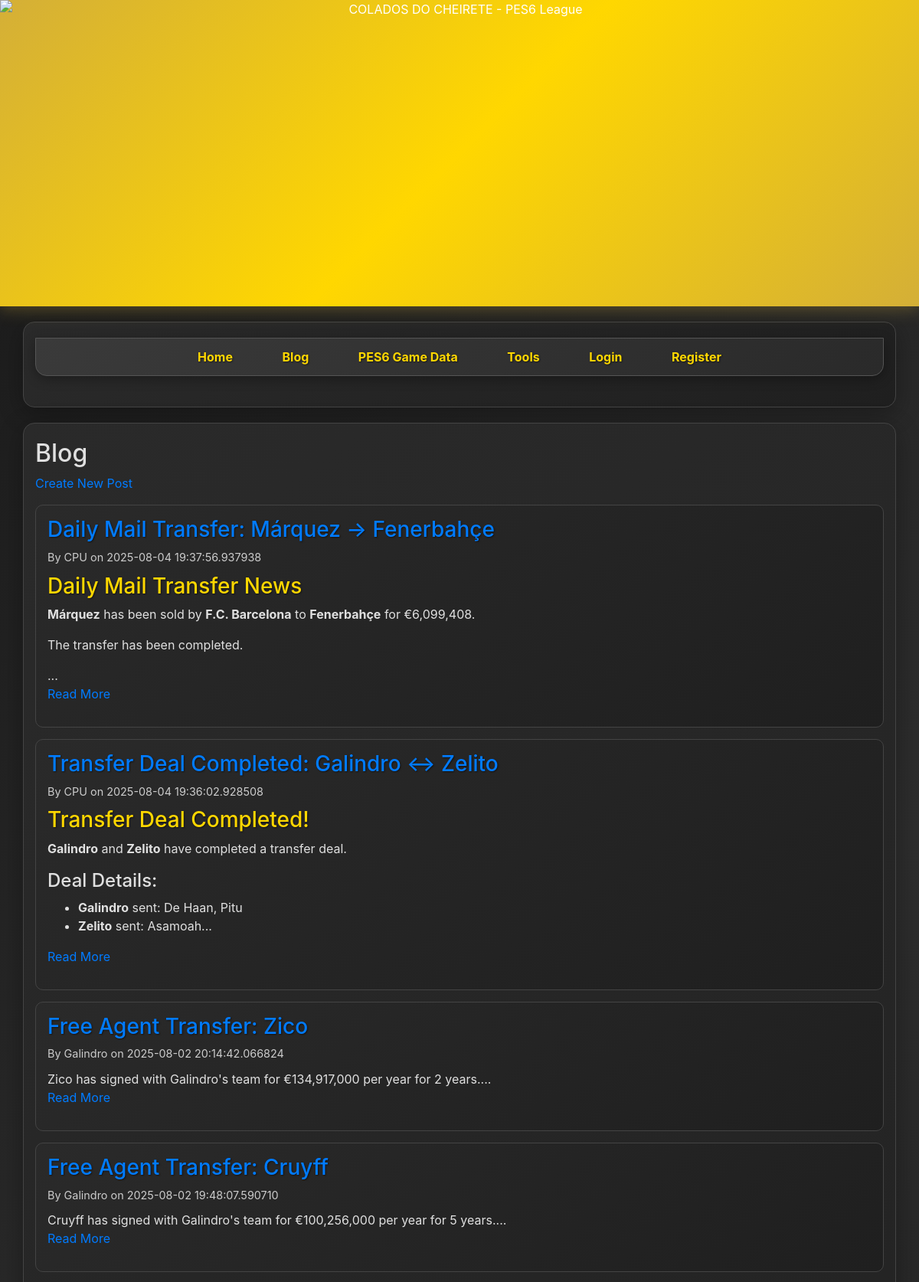
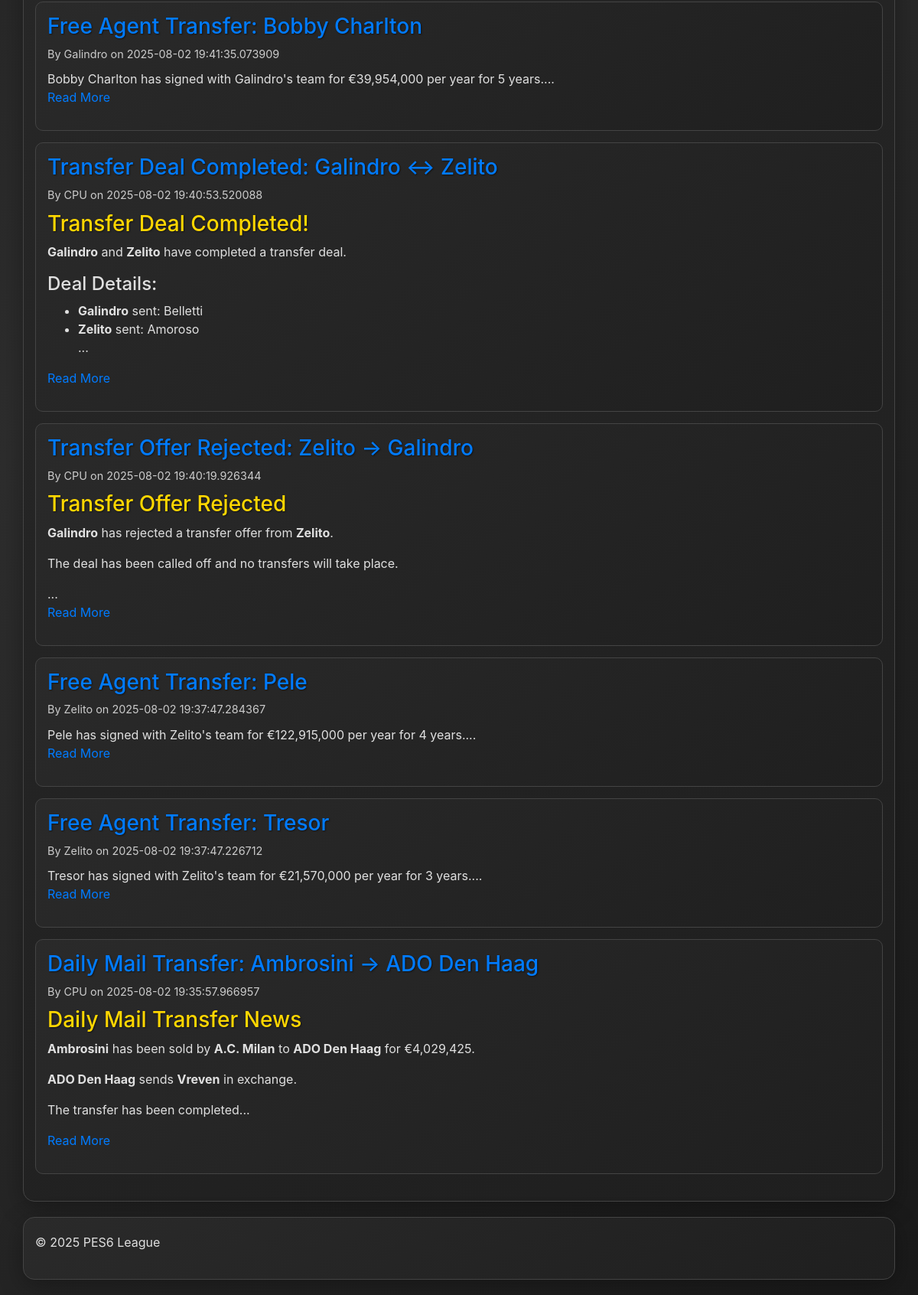
Page /blog on the committed database (2 pictures, top to bottom).
### tables this page shows
CREATE TABLE posts (
    id INTEGER PRIMARY KEY AUTOINCREMENT,
    user_id INTEGER NOT NULL,
    title TEXT NOT NULL,
    content TEXT NOT NULL,
    media_type TEXT DEFAULT 'none',
    media_path TEXT,
    created_at TIMESTAMP DEFAULT CURRENT_TIMESTAMP,
    FOREIGN KEY (user_id) REFERENCES users(id) ON DELETE CASCADE
);

CREATE TABLE users (
    id INTEGER PRIMARY KEY AUTOINCREMENT,
    username TEXT UNIQUE NOT NULL,
    password TEXT NOT NULL,
    email TEXT UNIQUE NOT NULL,
    created_at TIMESTAMP DEFAULT CURRENT_TIMESTAMP
);

### app.py (the view)
@app.route('/blog')
def blog():
    cur = db_helper.get_cursor()
    cur.execute("""
        SELECT p.id, p.title, p.content, u.username, p.created_at, p.media_type, p.media_path
        FROM posts p
        JOIN users u ON p.user_id = u.id
        ORDER BY p.created_at DESC
    """)
    posts = [dict(row) for row in cur.fetchall()]
    from datetime import datetime
    for post in posts:
        if post['created_at']:
            post['created_at'] = datetime.fromisoformat(post['created_at'].replace('Z', '+00:00'))
    cur.close()
    return render_template('blog.html', posts=posts)

### app.py (called while the page is built)
@app.context_processor
def inject_unread_count():
    if current_user.is_authenticated:
        return {'get_unread_count': get_unread_count}
    return {'get_unread_count': lambda x: 0}

### db_helper.py (called while the page is built)
def get_connection():
    if 'db_conn' not in g:
        g.db_conn = sqlite3.connect(DATABASE)
        g.db_conn.row_factory = sqlite3.Row
        g.db_conn.execute('PRAGMA foreign_keys = ON;')
    return g.db_conn

def get_cursor():
    return get_connection().cursor()

def close_connection(e=None):
    db_conn = g.pop('db_conn', None)
    if db_conn is not None:
        db_conn.close()

### templates/blog.html (shortened to what this page needs)
{% extends "base.html" %}
{% block content %}
    <h2>Blog</h2>
    <p><a href="{{ url_for('create_post') }}">Create New Post</a></p>
    {% if posts %}
        {% for post in posts %}
            <div class="post-item">
                <h3><a href="{{ url_for('view_post', post_id=post['id']) }}">{{ post['title'] }}</a></h3>
                <p class="post-meta">By {{ post['username'] }} on {{ post['created_at'] }}</p>
                <div>{{ post['content'][:300] | safe }}...</div>
                <p><a href="{{ url_for('view_post', post_id=post['id']) }}">Read More</a></p>
            </div>
        {% endfor %}
    {% else %}
        <p>No blog posts yet. Be the first to create one!</p>
    {% endif %}
{% endblock %}

### static/css/style.css (style rules this page uses)
body { font-family: 'Arial', sans-serif; margin: 0; padding: 0; background: linear-gradient(135deg, #1a1a1a 0%, #2d2d2d 50%, #1a1a1a 100%); color: #e0e0e0; min-height: 100vh; }
.post-item, .comment-item { background: linear-gradient(145deg, #2a2a2a, #1f1f1f); border: 1px solid #444; padding: 15px; margin-bottom: 15px; border-radius: 10px; color: #e0e0e0; }
.post-item h3, .comment-item h4 { margin-top: 0; color: #ffd700; text-shadow: 1px 1px 2px rgba(0, 0, 0, 0.5); }
.post-meta, .comment-meta { font-size: 0.9em; color: #ccc; margin-bottom: 10px; }

### rows in the picture
posts: title "Daily Mail Transfer: Márquez → Fenerbahçe", username "CPU", created_at "2025-08-04 19:37:56.937938", content "Daily Mail Transfer News Márquez has been sold by F.C. Barcelona to Fenerbahçe for €6,099,408. The transfer has been completed."
posts: title "Transfer Deal Completed: Galindro ↔ Zelito", username "CPU", created_at "2025-08-04 19:36:02.928508", content "Transfer Deal Completed! Galindro and Zelito have completed a transfer deal. Deal Details: Galindro sent: De Haan, Pitu Zelito sent: Asamoah"
posts: title "Free Agent Transfer: Zico", username "Galindro", created_at "2025-08-02 20:14:42.066824", content "Zico has signed with Galindro's team for €134,917,000 per year for 2 years."
posts: title "Free Agent Transfer: Cruyff", username "Galindro", created_at "2025-08-02 19:48:07.590710", content "Cruyff has signed with Galindro's team for €100,256,000 per year for 5 years."
posts: title "Free Agent Transfer: Bobby Charlton", username "Galindro", created_at "2025-08-02 19:41:35.073909", content "Bobby Charlton has signed with Galindro's team for €39,954,000 per year for 5 years."
posts: title "Transfer Deal Completed: Galindro ↔ Zelito", username "CPU", created_at "2025-08-02 19:40:53.520088", content "Transfer Deal Completed! Galindro and Zelito have completed a transfer deal. Deal Details: Galindro sent: Belletti Zelito sent: Amoroso"
posts: title "Transfer Offer Rejected: Zelito → Galindro", username "CPU", created_at "2025-08-02 19:40:19.926344", content "Transfer Offer Rejected Galindro has rejected a transfer offer from Zelito . The deal has been called off and no transfers will take place."
posts: title "Free Agent Transfer: Pele", username "Zelito", created_at "2025-08-02 19:37:47.284367", content "Pele has signed with Zelito's team for €122,915,000 per year for 4 years."
posts: title "Free Agent Transfer: Tresor", username "Zelito", created_at "2025-08-02 19:37:47.226712", content "Tresor has signed with Zelito's team for €21,570,000 per year for 3 years."
posts: title "Daily Mail Transfer: Ambrosini → ADO Den Haag", username "CPU", created_at "2025-08-02 19:35:57.966957", content "Daily Mail Transfer News Ambrosini has been sold by A.C. Milan to ADO Den Haag for €4,029,425. ADO Den Haag sends Vreven in exchange. The transfer has been completed"
